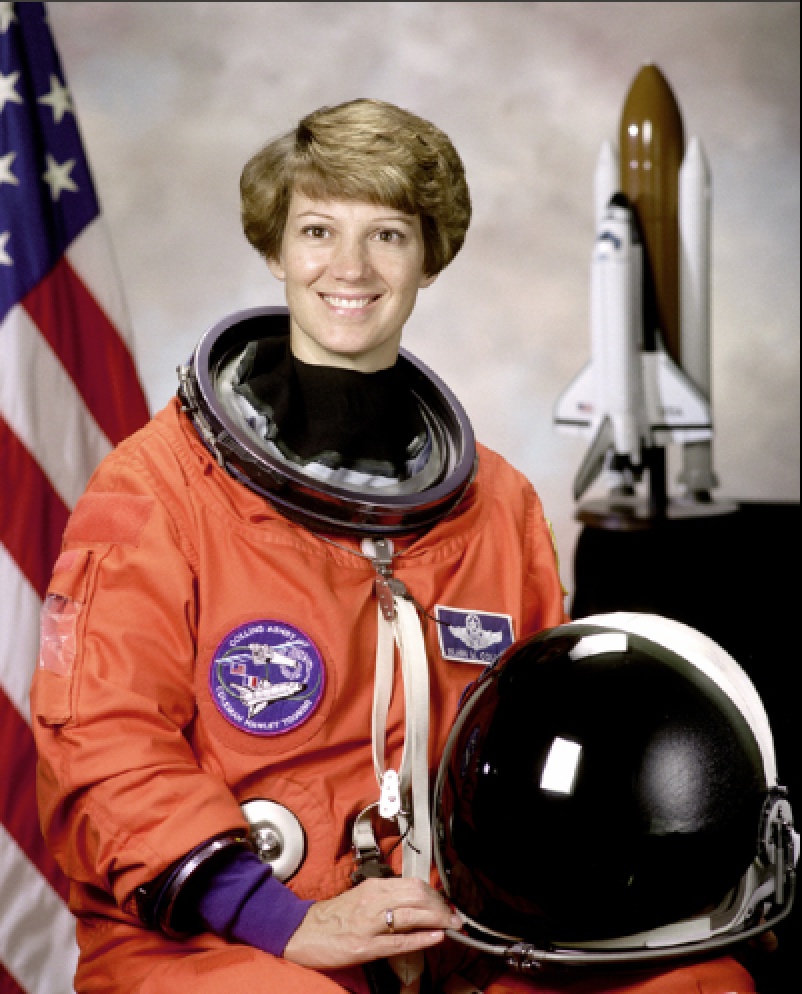
#> input picture tests/test_image.png, 802 x 994 px
$ python -i skin_detector.py   (imports and definitions only)
#> lines starting #> are read from the running program, lines starting #| are printed output that depends on the picture; after the words box and inside, x2 and y2 are one past the last pixel; in counts of white or black regions, pixels touching at a corner belong together
#!/usr/bin/env python
# -*- coding: utf-8 -*-
__author__ = 'Will Brennan'

import logging
import cv2
import numpy

from . import scripts

logger = logging.getLogger('main')


# [137 lines left out: functions get_hsv_mask, get_rgb_mask, get_ycrcb_mask, grab_cut_mask, closing, process, not called in this run]

>>> import cv2
>>> picture = cv2.cvtColor(cv2.imread('../tests/test_image.png'), cv2.COLOR_BGR2RGB)
>>> result = process(picture)
#> in get_hsv_mask, `img_hsv = cv2.cvtColor(img, cv2.COLOR_RGB2HSV)`: img_hsv: shape (994, 802, 3); mean H, S, V 39.2, 88.9, 138.3
#> in get_hsv_mask, `msk_hsv = cv2.inRange(img_hsv, lower_thresh, upper_thresh)`: msk_hsv: shape (994, 802); 11.6% white; 876 white regions (646 under 20 px), largest, box (x1, y1, x2, y2) and area: (240, 98, 464, 380) 33072, (284, 858, 516, 966) 10968, (22, 252, 182, 526) 5888
#> in get_hsv_mask, `msk_hsv[msk_hsv >= 128] = 1`:
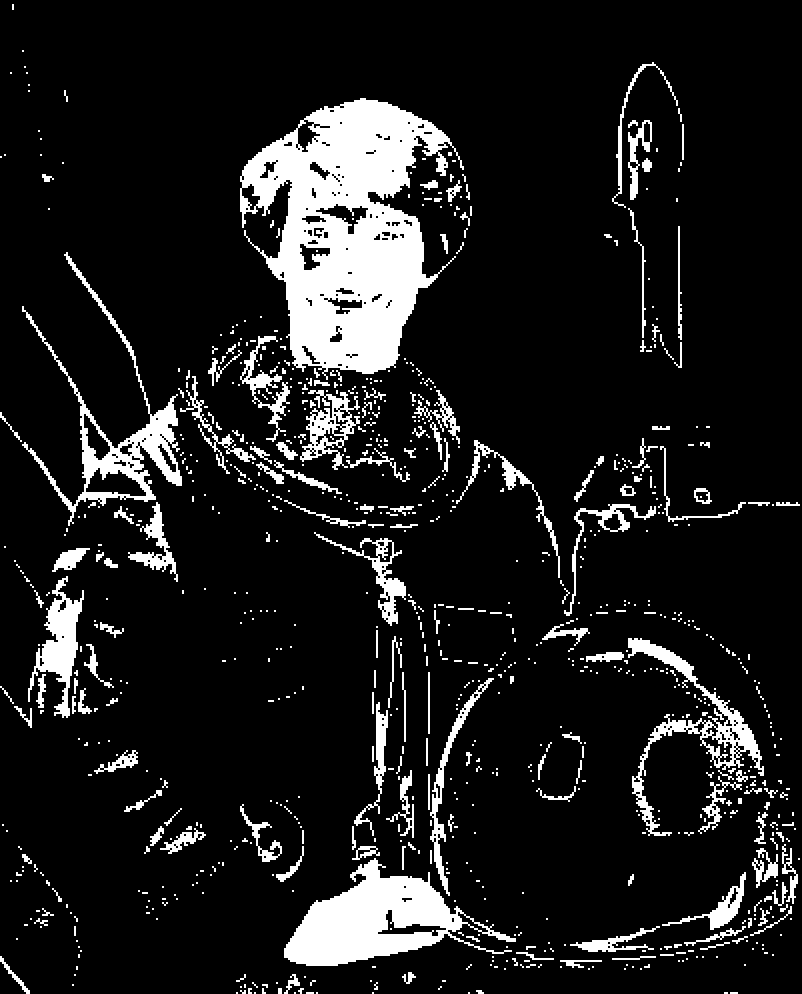
#> msk_hsv: shape (994, 802); values 0 (black) and 1 (white), 11.6% white; 876 white regions (646 under 20 px), largest, box (x1, y1, x2, y2) and area: (240, 98, 464, 380) 33072, (284, 858, 516, 966) 10968, (22, 252, 182, 526) 5888
#> in get_rgb_mask, `mask_a = cv2.inRange(img, lower_thresh, upper_thresh)`: mask_a: shape (994, 802); 43.4% white; 167 white regions (102 under 20 px), largest, box (x1, y1, x2, y2) and area: (46, 2, 800, 614) 261720, (268, 594, 498, 964) 20144, (0, 304, 114, 510) 11408
#> in get_rgb_mask, `mask_c = 255 * ((numpy.max(img, axis=2) - numpy.min(img, axis=2)) / 20)`:
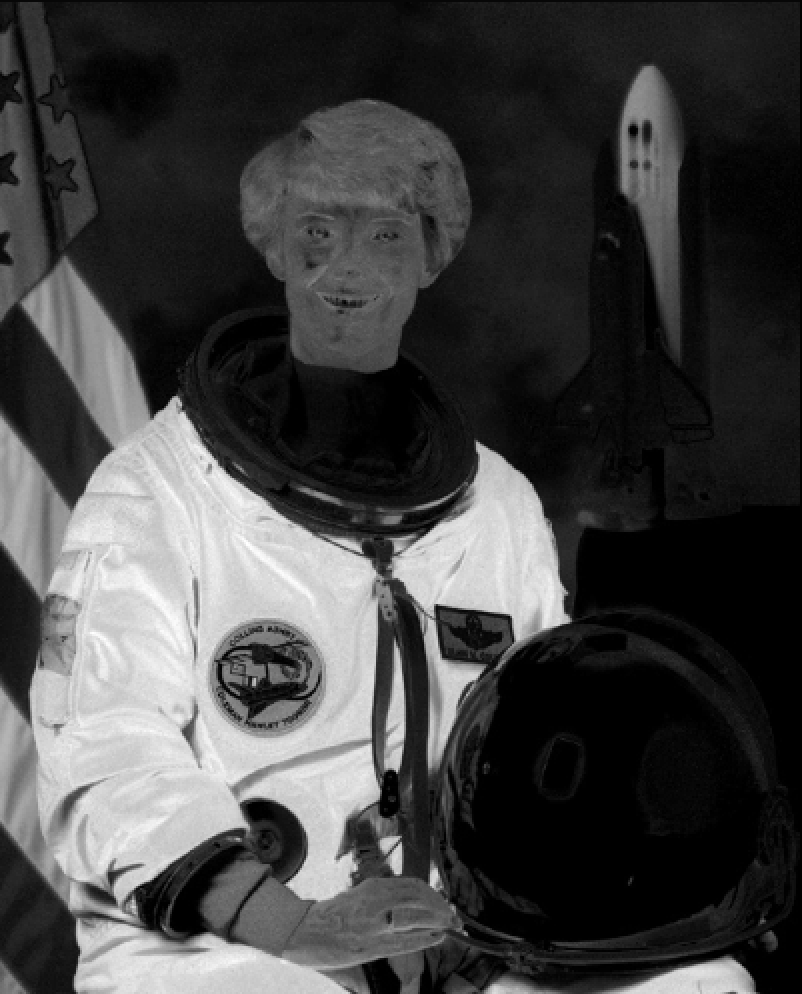
#> mask_c: shape (994, 802) float64; min 0, max 2193, mean 575.4; drawn with min black and max white
#> in get_rgb_mask, `mask_d = numpy.bitwise_and(numpy.uint64(mask_a), numpy.uint64(mask_b))`:
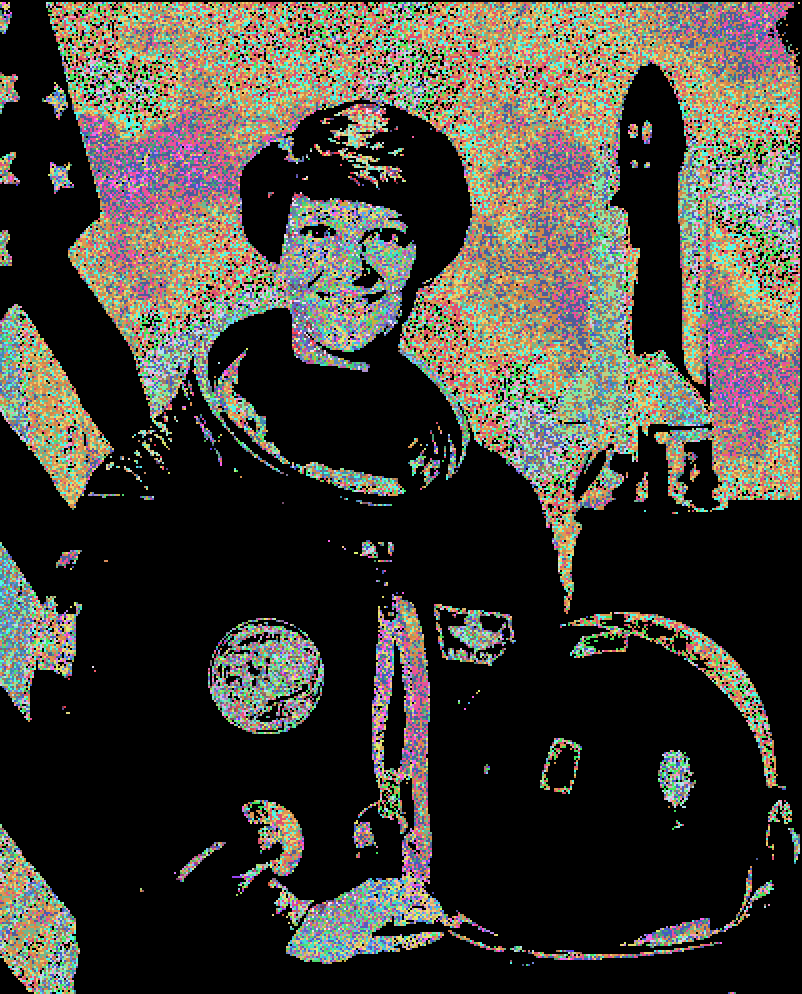
#> mask_d: shape (994, 802) uint64; 150 distinct labels, from 0 to 255; one colour per label, 0 black
#> in get_rgb_mask, `msk_rgb = numpy.bitwise_and(numpy.uint64(mask_c), numpy.uint64(mask_d))`: msk_rgb: shape (994, 802) uint64; 201 distinct labels, from 0 to 255
#> in get_rgb_mask, `msk_rgb[msk_rgb < 128] = 0`: msk_rgb: shape (994, 802) uint64; 97 distinct labels, from 0 to 255
#> in get_rgb_mask, `msk_rgb[msk_rgb >= 128] = 1`:
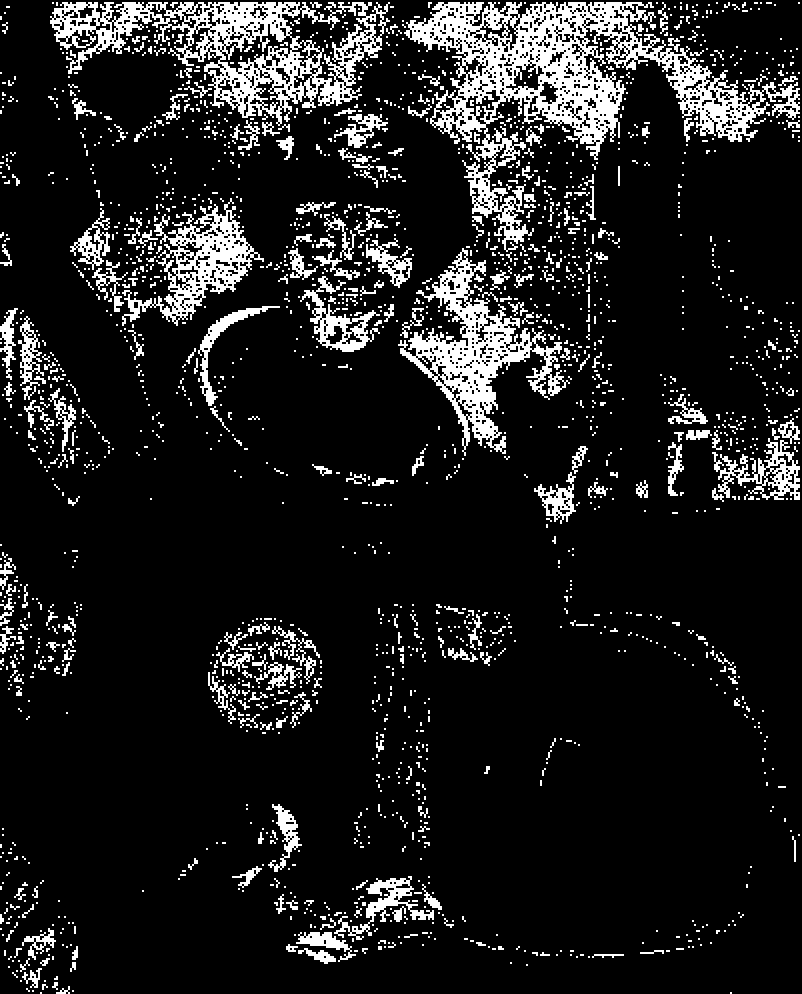
#> msk_rgb: shape (994, 802) uint64; values 0 (black) and 1 (white), 12.2% white; 2024 white regions (1672 under 20 px), largest, box (x1, y1, x2, y2) and area: (404, 2, 800, 252) 24188, (50, 2, 390, 126) 13800, (398, 248, 570, 456) 9380
#> in get_ycrcb_mask, `img_ycrcb = cv2.cvtColor(img, cv2.COLOR_RGB2YCR_CB)`: img_ycrcb: shape (994, 802, 3); mean of channels 0, 1, 2 112.6, 145.4, 118.9
#> in get_ycrcb_mask, `msk_ycrcb = cv2.inRange(img_ycrcb, lower_thresh, upper_thresh)`: msk_ycrcb: shape (994, 802); 0% white in thin lines or dots, all inside (x1, y1, x2, y2) = (224, 242, 618, 662)
#> in process, `mask[mask >= thresh] = 255.0`: mask: shape (994, 802) float64; 1.5% white; 447 white regions (381 under 20 px), largest, box (x1, y1, x2, y2) and area: (300, 276, 380, 352) 1772, (334, 876, 434, 940) 1480, (366, 238, 412, 288) 828
#> in closing, `mask = cv2.morphologyEx(mask, cv2.MORPH_CLOSE, kernel)`: mask: shape (994, 802); 2.1% white; 262 white regions (223 under 20 px), largest, box (x1, y1, x2, y2) and area: (268, 202, 396, 352) 5860, (286, 876, 444, 964) 4294, (358, 237, 412, 288) 1348
#> in closing, `mask = cv2.morphologyEx(mask, cv2.MORPH_OPEN, kernel, iterations=2)`: mask: shape (994, 802); 1.6% white; 37 white regions (6 under 20 px), largest, box (x1, y1, x2, y2) and area: (286, 878, 442, 964) 3848, (304, 275, 383, 352) 2412, (361, 237, 412, 287) 1214
#> in grab_cut_mask, `dst[dst != 0] = 255`:
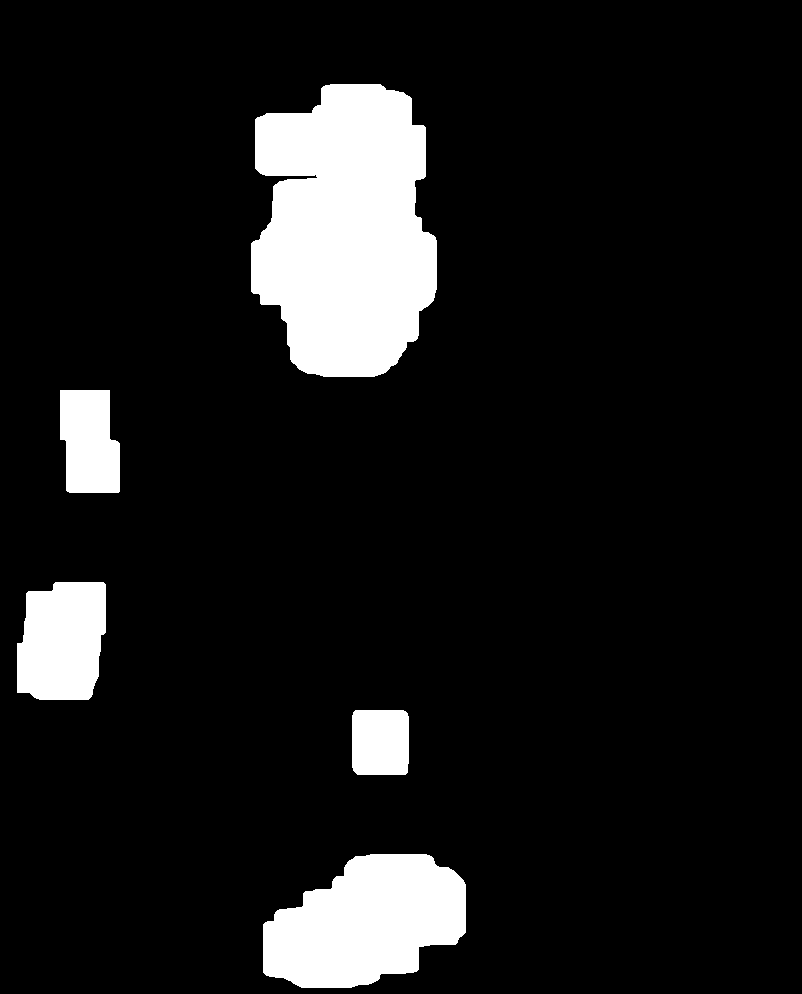
#> dst: shape (994, 802); 10.1% white; 5 white regions, box (x1, y1, x2, y2) and area: (251, 84, 437, 377) 42917, (263, 854, 466, 988) 19841, (17, 582, 106, 700) 9106, (60, 390, 120, 493) 5352, (352, 710, 409, 775) 3653
